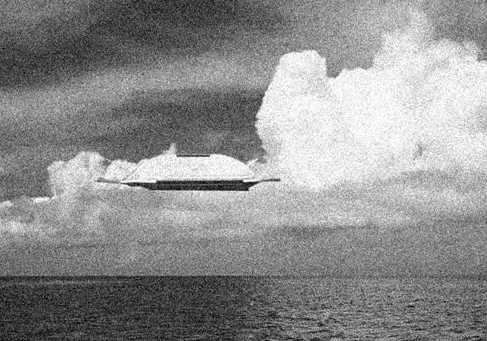
#> input picture pic/blur.jpg, 487 x 341 px, found by its file name
$ python blur_linear.py
#> lines starting #> are read from the running program, lines starting #| are printed output that depends on the picture
import numpy as np
import cv2 as cv
import matplotlib.pyplot as plt

img = cv.imread("pic/blur.jpg", cv.IMREAD_COLOR)
#> img is the input picture: shape (341, 487, 3); min 0, max 255, mean 142.2

# 均值滤波
dst1 = cv.blur(img, (5, 5))
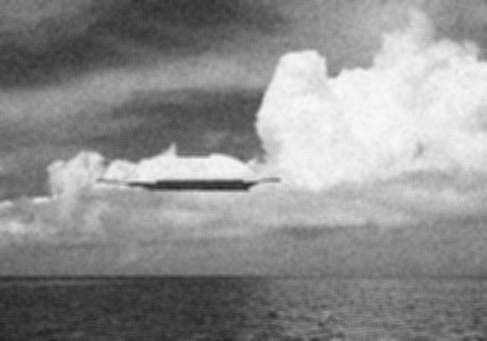
#> dst1: shape (341, 487, 3); min 34, max 250, mean 142.2

# 高斯滤波
dst2 = cv.GaussianBlur(img, (5, 5), 0)


plt.subplot(131)
plt.imshow(img[:, :, [2, 1, 0]])
plt.title("原图")
plt.xticks([]), plt.yticks([])

plt.subplot(132)
plt.imshow(dst1[:, :, [2, 1, 0]])
plt.title("均值滤波")
plt.xticks([]), plt.yticks([])

plt.subplot(133)
plt.imshow(dst2[:, :, [2, 1, 0]])
plt.title("高斯滤波")
plt.xticks([]), plt.yticks([])

plt.show()
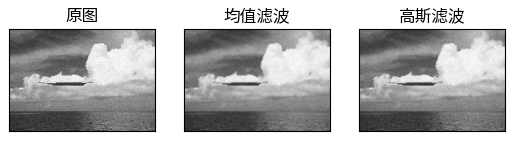
#> figure drawn by matplotlib, 3 panels
